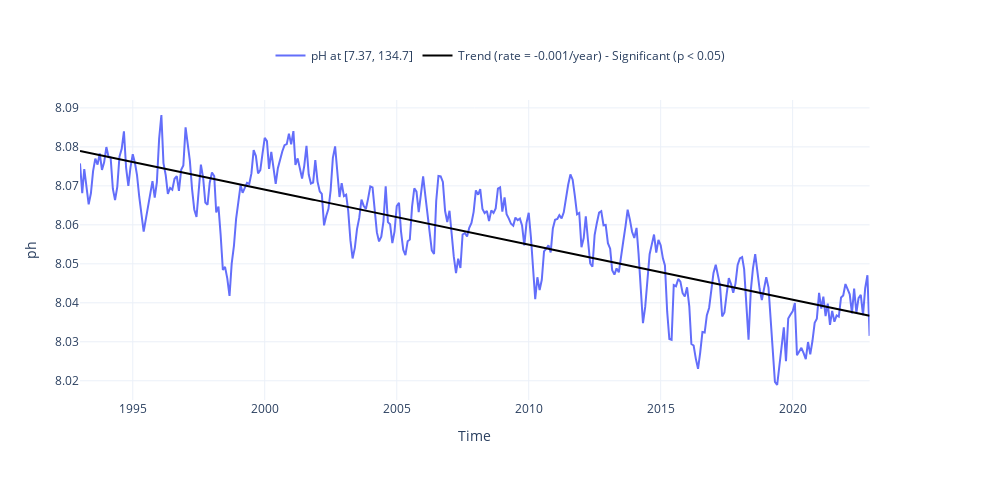

Source (notebook cell):
### Code cell
fig = plot_timeseries_interactive(dict_plot, trendline=True, scatter_dict = None, figsize = (25, 12));

### Figure 1 — Plotly figure (JSON) as saved in the notebook; plotly's stock layout.template omitted (floating-point values rounded to 4 significant figures; data arrays with more than 128 entries replaced by an {"elided": "..."} marker saying what was removed)
{"data": [{"line": {"color": "#636EFA"}, "name": "pH at [7.37, 134.7]", "type": "scatter", "x": {"elided": "360 str values"}, "xaxis": "x", "y": {"elided": "360 float values"}, "yaxis": "y"}, {"line": {"color": "black"}, "mode": "lines", "name": "Trend (rate = -0.001/year) - Significant (p < 0.05)", "showlegend": true, "type": "scatter", "x": {"elided": "360 str values"}, "xaxis": "x", "y": {"elided": "360 float values"}, "yaxis": "y"}], "layout": {"height": 480, "legend": {"font": {"size": 12}, "orientation": "h", "x": 0.5, "xanchor": "center", "y": 1.1, "yanchor": "bottom"}, "title": {"text": " "}, "width": 1000, "xaxis": {"anchor": "y", "domain": [0, 0.94], "title": {"text": "Time"}}, "yaxis": {"anchor": "x", "domain": [0, 1], "title": {"text": "ph"}}, "yaxis2": {"anchor": "x", "overlaying": "y", "side": "right"}}}
